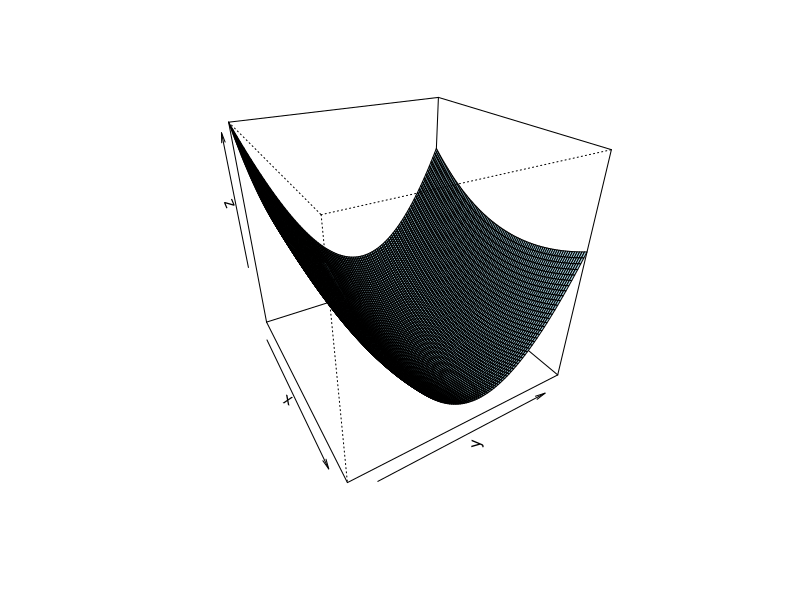

R code for this plot:
# 3d plot
x <- seq(-5,5,length=100)
y <- x
f <- function(x,y) (x-1)^2+(2*y-1)^2
z <- outer(x,y,f) # 외적
op <- par(bg='white')
persp(x,y,z,theta=60,phi=30,col='lightblue')


## bivariate
g_bi = function(fp,x,h=1e-2, tol = 1e-4, m=1e3){
  iter = 0
  oldx = x
  x = x -h*fp(x) # initial gradient만큼 이동
  b = x-oldx 
  vecnorm = sqrt(sum(b^2)) # 벡터놈 정의
  
  while ((vecnorm)>tol){ # 다변수에서는 이동량을 벡터놈으로 정의
    iter = iter +1
    if (iter > m) return(x) # 수렴횟수보다 넘어서면 결과값 산출
    oldx = x
    x = x -h*fp(x) # 부호가 +라면 gradient ascent
  }
  return (x)
}
fp = function(x){  ##  다변수미분을 위한 방정식 셋팅 (전장의 식을 미분한 다변수 도함수)
  x1 = 2*x[1]-2    ## x[1] : x벡터중 첫번째 element
  x2 = 8*x[2]-4    ## x[2] : x벡터중 두번째 element
  return(c(x1,x2))
}
g_bi(fp, c(0,0),m=1000) 
g_bi(fp, c(100,100), m=1000)
fp(c(1,0.5))